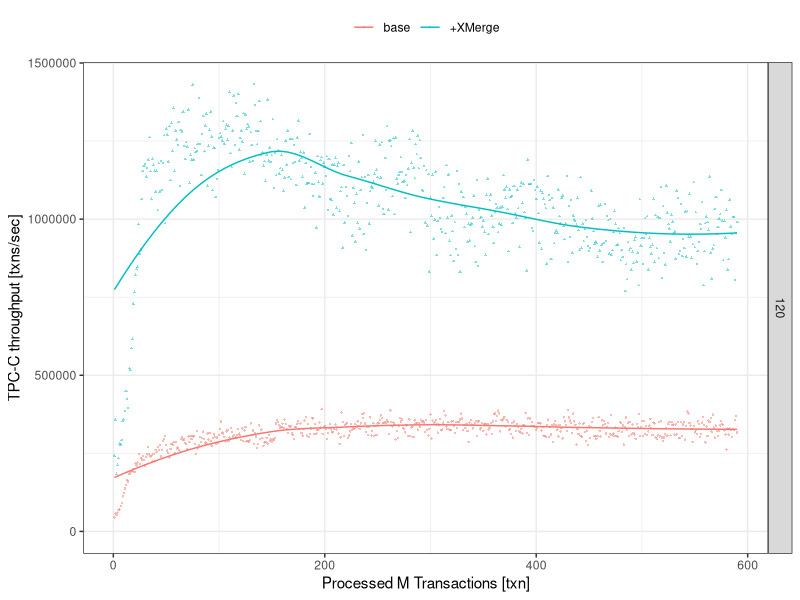

Source code (R):
library(ggplot2)
library(sqldf)
library(Cairo)
library(stringr)
library(scales)
# TPC-C O: 2000 warehouses

dev.set(0)

df=read.csv('./O_stats.csv')
df=sqldf("select * from df where t >0")
d= sqldf("
select *, 1 as symbol from df where c_su_merge=0 and c_cm_split=0
UNION select *, 2 as symbol from df where c_su_merge=0 and c_cm_split=1
UNION select *, 3 as symbol from df where c_su_merge=1 and c_cm_split=0
UNION select *, 4 as symbol from df where c_su_merge=1 and c_cm_split=1
")

g <- ggplot(d, aes(t, tx, color=factor(symbol), group=factor(symbol))) +
    geom_point(aes(shape=factor(symbol)), size=0.5, alpha=0.5) +
    scale_size_identity(name=NULL) +
    scale_shape_discrete(name=NULL, breaks=c(1,2,3,4), labels=c("base", "+Contention Split","+XMerge","+Contention Split +XMerge")) +
    scale_color_discrete(name =NULL, labels=c("base", "+Contention Split","+XMerge","+Contention Split +XMerge"), breaks=c(1,2,3,4)) +
    labs(x='Processed M Transactions [txn]', y = 'TPC-C throughput [txns/sec]') +
    geom_smooth(method ="auto", size=0.5, se=FALSE) +
    theme_bw() +
    theme(legend.position = 'top') +
    expand_limits(y=0) +
    facet_grid(row=vars(c_worker_threads), scales="free")
print(g)
